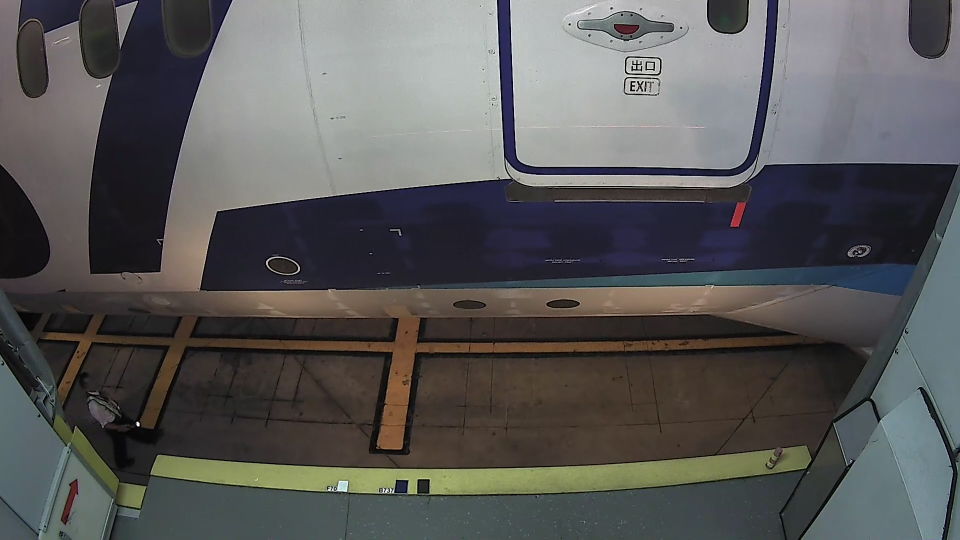
//> input picture local_aerobridge/Source Code/Images/Old Images/ANAB787/000190.png, 1920 x 1080 px (shown at 1/2 size)
$ ./main '../../Images/Old Images/ANAB787/000187.png' '../../Images/Old Images/ANAB787/000190.png'   (built with g++ and OpenCV 4)
//> lines starting //> are read from the running program, lines starting //| are printed output that depends on the picture; after the words box and inside, x2 and y2 are one past the last pixel; in counts of white or black regions, pixels touching at a corner belong together; pictures that were not available may be replaced by others from this repository, and a replacement may not be noted
/*
straight arrow detect in airplane door
author: Cheng Yupeng (Neil)
version: 3rd
describe: detect the big banded arrow, and mark the five points which build up the arrow
*/

#include<opencv2/core/core.hpp>
#include<opencv2/highgui/highgui.hpp>
#include<opencv2/imgproc/imgproc.hpp>
#include<opencv2/ml/ml.hpp>

#include<fstream>
#include<iostream>
#include<vector>
#include <stdlib.h>
#include<dirent.h>
#include<string.h>
#include<math.h>
#include<Windows.h>
#include<Winbase.h>
#include<TCHAR.h>

using namespace cv;
using namespace std;

static Mat src; Mat src_gray;
static float n,m,ratio;             //前两点和高度之比
static float a,b,ratio_shape;       //长宽之比
static float c,d,ratio_shape_h;
static float e,f,ratio_shape_best;
static int best=0;
static int muchpoly;

static vector<Point> model;
static int template_number=0;
static int matched=0;

string read_value(string section, string key, string config_path)
{
	char read_value[100];
	DWORD len = 100;

	char section_char[100],key_char[100],config_path_char[100];
	strcpy(section_char, section.c_str());
	strcpy(key_char, key.c_str());
	strcpy(config_path_char, config_path.c_str());
	GetPrivateProfileString(TEXT(section_char), TEXT(key_char),TEXT("Not Found"),read_value,len,TEXT(config_path_char));

	return read_value;
}

string GetFilename (const string& str)
{
  size_t found;
  string file;
  found=str.find_last_of("/\\");
  file = str.substr(found+1);
  return file;
}

string GetFoldername (const string& str)
{
	size_t found;
	string folder;
	found=str.find_last_of("/\\");
	folder = str.substr(0,found);
	return folder;
}

static float Angle(Point cen, Point first, Point second)
{
    float dx1=0, dx2=0, dy1=0, dy2=0;
    float angle=0;

    dx1 = first.x - cen.x;
	//dx1=fabs(dx1);
    dy1 = first.y - cen.y;
   // dy1=fabs(dy1);
    dx2 = second.x - cen.x;
   // dx2=fabs(dx2);
    dy2 = second.y - cen.y;
   // dy2=fabs(dy2);
    float c = (float)sqrt(dx1 * dx1 + dy1 * dy1) * (float)sqrt(dx2 * dx2 + dy2 * dy2);

    if (c == 0) return -1;

    angle = (float)acos((dx1 * dx2 + dy1 * dy2) / c);


    return angle;
}


int main(int argc,char *argv[])
{
	cout<<"************************Detect Curved Arrow*************************"<<endl;
	 IplImage *desimg,*srcimg;
	 string config_path = argv[1];//"C:\\Config\\Config.ini";
	 string path = argv[2];
	 string dirName = GetFoldername(path);//read_value("Aerobridge","dummy",config_path);
	 string flightName = GetFilename(dirName);
	 cout<<flightName<<endl;

	 DIR *dir;
	 dir = opendir(dirName.c_str());
	 string imgName;
	 struct dirent *ent;

	 if (dir != NULL)
	 {
	         while ((ent = readdir (dir)) != NULL)
	         {
	              imgName= GetFilename(path);//ent->d_name;
	              if(imgName.compare(".")!= 0 && imgName.compare("..")!= 0)
	                        {
	                          string aux;
	                          aux.append(dirName);
	                          aux.append("\\");
	                          aux.append(imgName);
	                          //aux.append(orig_path);
	                          cout << aux << endl;
	                          Mat src= imread(aux);
//> src is the input picture: 1080 rows x 1920 cols, CV_8UC3; mean B, G, R 87.9, 87.8, 88.6


	                         //imshow(aux,src);
	                          waitKey(0);

		//build the template

	    string template_arrow_str = read_value("CurvedArrow","template_arrow",config_path);
//> (in read_value, `GetPrivateProfileString(TEXT(section_char), TEXT(key_char),TEXT("Not F..` was passed over: GetPrivateProfileString is not available in this run)
	    cout<<template_arrow_str<<endl;
	    //char rect_file_char[100];
	    //strcpy(rect_file_char, rect_file_str.c_str());

	 	Mat src_T = imread(template_arrow_str);
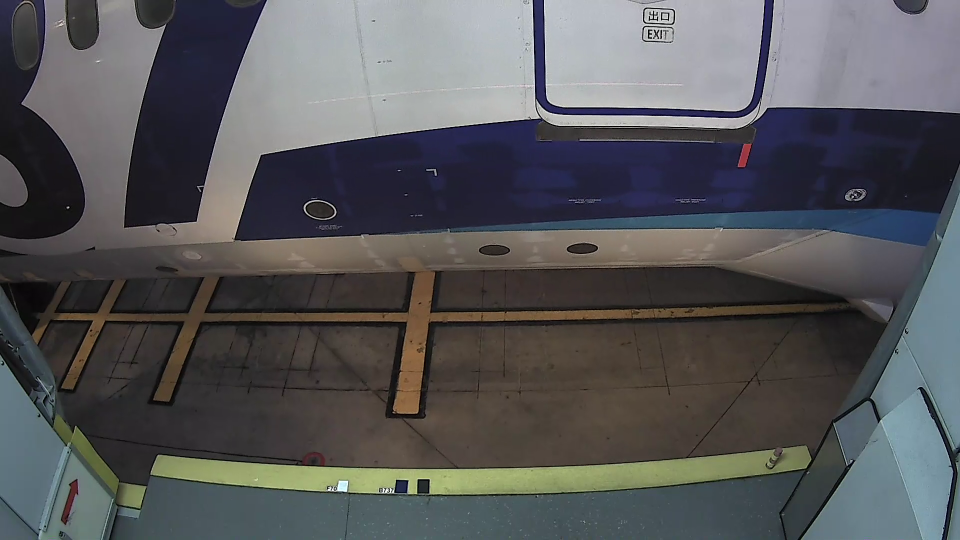
//> input picture local_aerobridge/Source Code/Images/Old Images/ANAB787/000187.png, 1920 x 1080 px, given in place of , which was not available (shown at 1/2 size)
//> src_T is the input picture: 1080 rows x 1920 cols, CV_8UC3; mean B, G, R 88.5, 86.2, 85.8
		Mat gray_T,bw_T;
		Mat src_gray_T;
		GaussianBlur(src_T, src_gray_T, Size(3, 3), 2, 2);
	 	cvtColor(src_gray_T,gray_T,CV_BGR2GRAY);
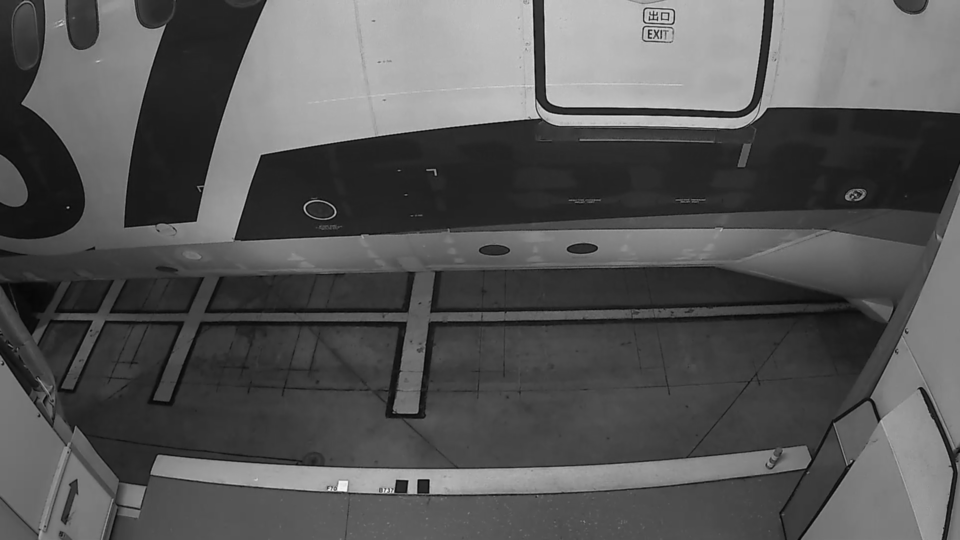
//> gray_T: 1080 rows x 1920 cols, CV_8UC1 (shown at 1/2 size); min 1, max 251, mean 86.3
		Canny(gray_T,bw_T,1200,600,5,true);
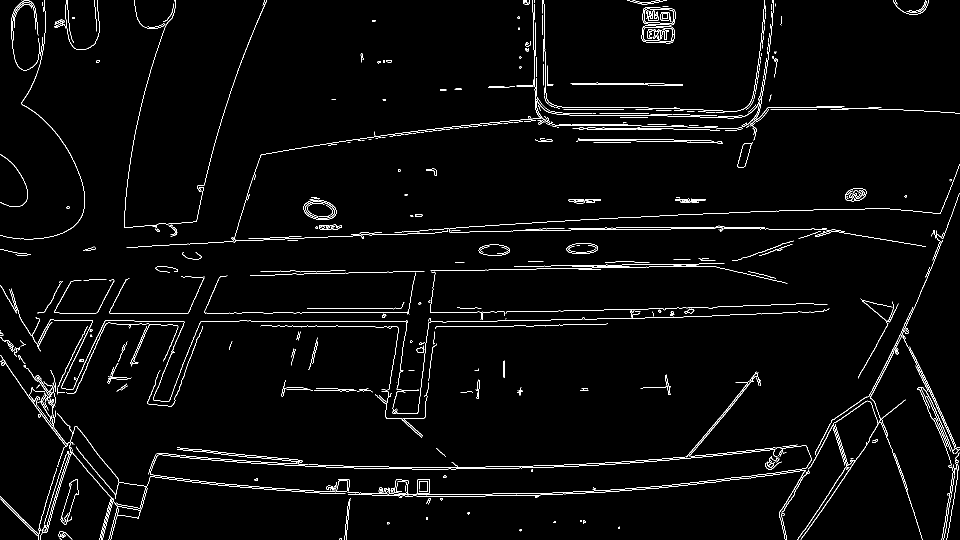
//> bw_T: 1080 rows x 1920 cols, CV_8UC1 (shown at 1/2 size); 2.4% white in thin lines or dots
		vector<vector<Point> > template_handle;
	    vector<Vec4i> hierarchy_T;
		findContours(bw_T.clone(), template_handle,hierarchy_T,CV_RETR_EXTERNAL, CV_CHAIN_APPROX_SIMPLE);
//> template_handle = 494 contours, 411 with area under 20; largest, box (x1, y1, x2, y2) and area: (1285, 14, 1351, 51) 2076, (1283, 51, 1349, 87) 2049, (607, 399, 673, 440) 2022, (695, 958, 860, 990) 1408, (121, 958, 157, 1050) 1244
		//cout<<template_handle.size()<<endl;
		float max=0;
		for (int i=0;i<template_handle.size();i++)
		{
			float area;
			area= contourArea(template_handle[i]);
			if( area > max)
			{
			    max=area;
				template_number=i;
		     }
		}
//> this loop made 494 passes
//> (area, max) on passes 4, 29, 35, 262, 444, 458: (88.5, 88.5), (737, 737), (1408.5, 1408.5), (2022.5, 2022.5), (2049, 2049), (2076, 2076)
//> area on passes 18, 30, 37, 41, 42, 44: 72, 62, 1243.5, 65.5, 61, 101
//> after the loop, max = 2076; template_number = 457
		approxPolyDP(Mat(template_handle[template_number]), model, arcLength(Mat(template_handle[template_number]), true)*0.0095, true);
//> model = 8 Points (x, y): [1287, 17], [1285, 40], [1290, 47], [1342, 50], [1349, 44], [1350, 23], [1347, 18], [1301, 14]

		Mat template_handle_p = Mat::zeros(src_T.rows,src_T.cols, CV_8UC1);
		drawContours(template_handle_p, template_handle,template_number, Scalar(255),2,8,hierarchy_T);
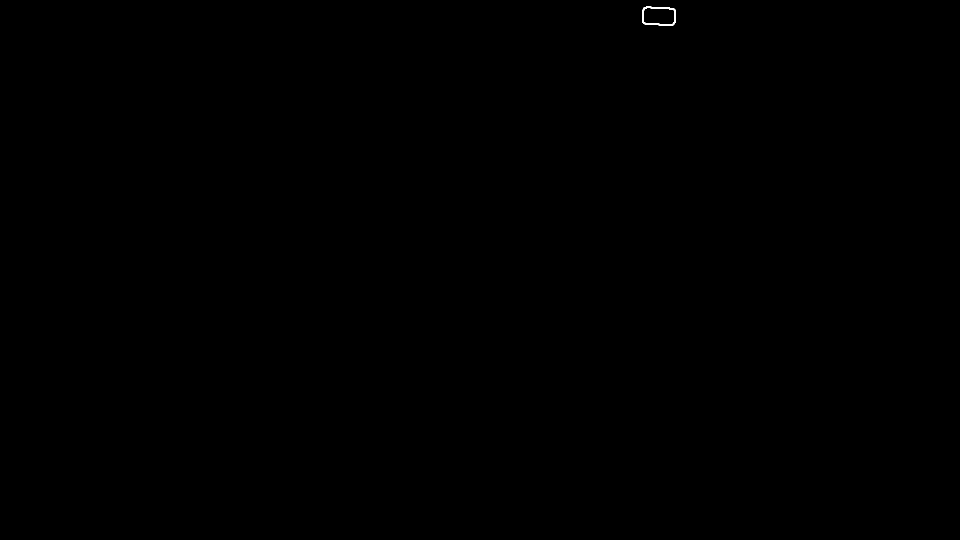
//> template_handle_p: 1080 rows x 1920 cols, CV_8UC1 (shown at 1/2 size); 0.03% white; 1 white region, box (x1, y1, x2, y2) and area: (1284, 13, 1352, 52) 581
		// [11 lines of commented-out code are left out]
		Mat gray,bw;
		GaussianBlur(src, src_gray, cv::Size(9, 9), 2, 2);
	 	cvtColor(src_gray,gray,CV_BGR2GRAY);
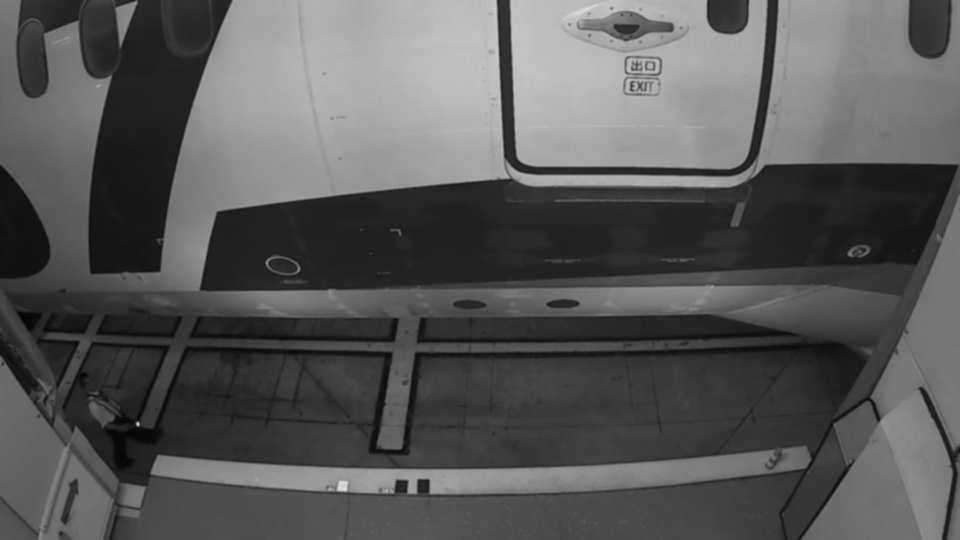
//> gray: 1080 rows x 1920 cols, CV_8UC1 (shown at 1/2 size); min 5, max 223, mean 88.1
		Canny(gray,bw,1200,600,5,true);
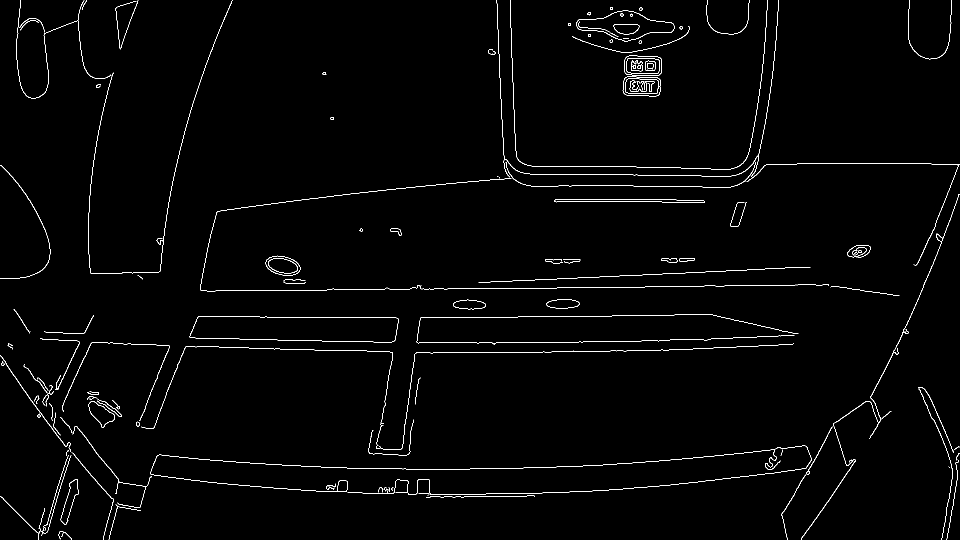
//> bw: 1080 rows x 1920 cols, CV_8UC1 (shown at 1/2 size); 1.4% white in thin lines or dots
	/*	namedWindow("canny",CV_WINDOW_NORMAL);
		imshow("canny",bw);*/

		//close operation
		Mat src_close;
		Size kernalSize (7,7);
	 	Mat element = getStructuringElement (MORPH_ELLIPSE, kernalSize, Point(1,1)  );
	 	morphologyEx( bw, src_close, MORPH_CLOSE, element );
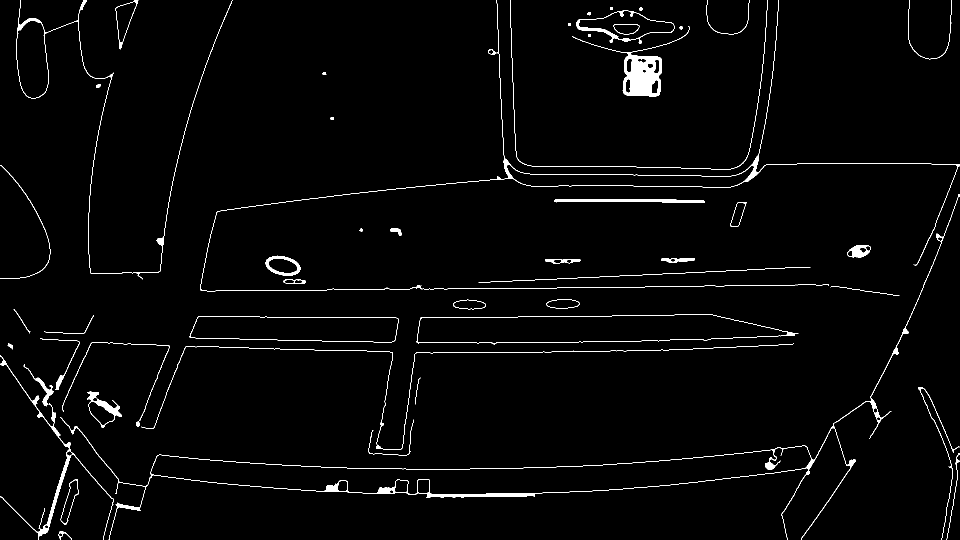
//> src_close: 1080 rows x 1920 cols, CV_8UC1 (shown at 1/2 size); 2% white; 51 white regions
		/*namedWindow("morphology",CV_WINDOW_NORMAL);
		imshow("morphology",src_close);*/

		//find the contours
		vector<vector<Point> > contours;
	    vector<cv::Vec4i> hierarchy;

		findContours(src_close.clone(), contours,hierarchy,CV_RETR_TREE, CV_CHAIN_APPROX_SIMPLE);
//> contours = 92 contours, 4 with area under 20; largest, box (x1, y1, x2, y2) and area: (121, 388, 1920, 1080) 66256, (301, 891, 1623, 989) 60680, (833, 628, 1597, 689) 34178, (834, 628, 1576, 688) 34066, (379, 632, 798, 685) 18692
		//cout<<hierarchy.size()<<endl;

		//show the contours of the input image
		Mat savedGrayMat = Mat::zeros(src.rows,src.cols, CV_8UC1);
		//drawContours(savedGrayMat, contours,-1, Scalar(255),1,8,hierarchy);
		//imshow("contours", savedGrayMat);

		//approximate of the contours,and get the convex
		vector<vector<Point> > POLY;
		vector<vector<Point> > POLY_precise;
		vector<vector<Point> > POLY_rough;
		vector<vector<Point> > POLY_best;
		vector<Point> approx;
		vector<Point> convex_hull;

		//output image
		Mat dst = src.clone();
		for (int i = 0; i < contours.size(); i++)
		{

			approxPolyDP(Mat(contours[i]), approx, arcLength(Mat(contours[i]), true)*0.0095, true);
			POLY.push_back(approx);
			convexHull(approx, convex_hull, true);
	        if (fabs(contourArea(approx)) <2000 || fabs(contourArea(approx))>10000)                                      //将面积太小的轮廓直接跳过  注意continue用法
			continue;

			//calculate the up bounding rectangle
			Rect bound=boundingRect(contours[i]);
			float area_rect,area_approx,difference;
		    area_rect=((bound.br().x-bound.tl().x)*(bound.br().y-bound.tl().y));
			area_approx=fabs(contourArea(contours[i]));
			difference=area_rect-area_approx;
		    // [6 lines of commented-out code are left out]
			 {
				 int k;
				 int m=hierarchy[i][3];

				 if(convex_hull.size() < approx.size() && difference<3*area_approx && difference>0.2*area_approx)
				 {

				              int len;                                          //for this approx
							  len=approx.size();
							  int   *num=new   int[len];
							  int   *nums=new   int[len];

							   for(int   j=0;j<len;j++)
                               {
                                  num[j]=approx.at(j).y;
                                  nums[j]=approx.at(j).x;
                               }
							   sort(num,num+len);              //高度
							   sort(nums,nums+len);             //宽度

							   a=num[len-1]-num[0];
							   b=nums[len-1]-nums[0];
							   ratio_shape=b/a;

							   // [8 lines of commented-out code are left out]

							   if(ratio_shape>2 && ratio_shape<8)
							   {
								  // [5 lines of commented-out code are left out]
								  POLY_rough.push_back(approx);
							   }


				 }
			 }
		}
//> this loop made 92 passes
//> (bound, area_rect, area_approx, difference, m, len, a, b) on passes 7, 78, 79: (Rect(174, 783, 70, 73), 5110, 2314.5, 2795.5, -1, 18, 71, 69), (Rect(1153, 21, 196, 66), 12936, 6664, 6272, -1, 16, 65, 195), (Rect(1157, 21, 192, 60), 11520, 5915, 5605, 77, 18, 58, 191)
//> (bound, area_rect, area_approx, difference, m) on passes 13, 68, 86, 91, 92: (Rect(0, 711, 228, 369), 84132, 1981, 82151, -1), (Rect(1144, 52, 235, 141), 33135, 5746.5, 27388.5, -1), (Rect(1020, 0, 515, 339), 174585, 28.5, 174556.5, -1), (Rect(32, 0, 433, 559), 242047, 8709, 233338, -1), (Rect(32, 41, 66, 156), 10296, 8038.5, 2257.5, 90)
//> after the loop, approx = contour of 10 points, box (x1, y1, x2, y2) (33, 41, 98, 197), area 7888; POLY = 92 contours, 6 with area under 20; largest, box (x1, y1, x2, y2) and area: (301, 909, 1623, 988) 62958, (121, 388, 1920, 1080) 52688, (400, 0, 1920, 580) 33864, (833, 628, 1597, 685) 30406, (834, 628, 1576, 683) 28496; convex_hull has the same summary as approx

		if(POLY_rough.size()>0)
		{
          for(int i=0;i<POLY_rough.size();i++)
							   {


							   //find the most right point of every candidate contour
							   int right_point, right=0, left_point, left=100000;
							   int line_1_r=1, line_1_l=1;
							   int line_2_r=(-1), line_2_l=-1;
							   double right_angle=0;
							   double left_angle=0;
							   for(int j=0;j<POLY_rough[i].size();j++)
							   {
								   if (right<POLY_rough[i].at(j).x)
								   {
									   right=POLY_rough[i].at(j).x;
									   right_point=j;
								   }
								   if (left>POLY_rough[i].at(j).x)
								   {
									   left=POLY_rough[i].at(j).x;
									   left_point=j;
								   }
							   }
							   if(right_point==POLY_rough[i].size()) line_1_r=-POLY_rough[i].size()+1;
							   if(right_point==0) line_2_r=POLY_rough[i].size()-1;

							   if(left_point==POLY_rough[i].size()) line_1_l=-POLY_rough[i].size()+1;
							   if(left_point==0) line_2_l=POLY_rough[i].size()-1;

							   // [11 lines of commented-out code are left out]

							   right_angle=Angle(POLY_rough[i].at(right_point),POLY_rough[i].at(right_point+line_1_r),POLY_rough[i].at(right_point+line_2_r));
							   right_angle=right_angle*180/3.14;
							   if (right_angle<70 && right_angle>30)
								   POLY_precise.push_back(POLY_rough[i]);

							  }
//> this loop made 2 passes
//> (right, right_point, left, left_point, line_2_l, dx1 in Angle, dy1 in Angle, dx2 in Angle) on passes 1 to 2: (1348, 12, 1153, 0, 15, -5, -12, -5), (1348, 11, 1157, 0, 17, -7, 7, -6)
//> after the loop, POLY_precise = 0 contours

		}


		double comparing;
		double min=20;
		 for(int j=0;j<POLY_precise.size();j++)
		 {
			       // [21 lines of commented-out code are left out]

			   comparing = matchShapes(model, POLY_rough[j],3, 0.0);
			  if ( comparing != 0 && comparing<min)
			  {
				  min=comparing;
				  best=j;
			  }
		//	 POLY_best.push_back(POLY_rough[best]);
		 }
//> this loop made 0 passes
//> after the loop, min = 20; best = 0


		 //find the five point in the banded arrow
		 //find the five points
	if(POLY_precise.size()!=0)
	{
		vector<Moments> mu(1);
		vector<Point2f> mc(1);
		// compute the central momment
        mu[0] = moments( POLY_precise[best], false );
        mc[0] = Point2f( mu[0].m10/mu[0].m00 , mu[0].m01/mu[0].m00 );
	    circle( dst, mc[0], 8, Scalar(0,0,255), -1, 8, 0 );


	   int right_point, right=0,left_point, left=100000;
	   for(int j=0;j<POLY_precise[best].size();j++)
		{

		   if (right<POLY_precise[best].at(j).x)
		  {
			   right=POLY_precise[best].at(j).x;
			   right_point=j;
		   }
			if (left>POLY_precise[best].at(j).x)
		  {
			   left=POLY_precise[best].at(j).x;
		       left_point=j;
		   }
		}
    	circle( dst, POLY_precise[best].at(right_point), 8, Scalar(0,0,255), -1, 8, 0 );
		circle( dst, POLY_precise[best].at(left_point),8, Scalar(0,0,255), -1, 8, 0 );

		float distance_1,distance_2,length;
		int line_1_r=1,line_2_r=(-1);
		int middle_1, middle_2;
		int trangle_1,trangle_2;
		if(right_point==POLY_precise[best].size())  line_1_r=-POLY_precise[best].size()+1;
		middle_1= right_point+line_1_r;
		if(right_point==0) line_2_r=POLY_precise[best].size()-1;
		middle_2 = right_point+line_2_r;

		distance_1=sqrt(pow((POLY_precise[best].at(right_point).x-POLY_precise[best].at(middle_1).x),2)+pow((POLY_precise[best].at(right_point).y-POLY_precise[best].at(middle_1).y),2));
		distance_2=sqrt(pow((POLY_precise[best].at(right_point).x-POLY_precise[best].at(middle_2).x),2)+pow((POLY_precise[best].at(right_point).y-POLY_precise[best].at(middle_2).y),2));
		length=arcLength(POLY_precise[best],true);

		// [13 lines of commented-out code are left out]
		while(distance_1<0.05*length)
		{
			line_1_r=1;
			if(middle_1==POLY_precise[best].size())  line_1_r=-POLY_precise[best].size()+1;
		    trangle_1= middle_1+line_1_r;
			distance_1=sqrt(pow((POLY_precise[best].at(right_point).x-POLY_precise[best].at(trangle_1).x),2)+pow((POLY_precise[best].at(right_point).y-POLY_precise[best].at(trangle_1).y),2));
			middle_1=trangle_1;
		}
		trangle_1=middle_1;
		while(distance_2<0.05*length)
		{
			line_2_r=-1;
			if(middle_2==0) line_2_r=POLY_precise[best].size()-1;
		    trangle_2 = middle_2+line_2_r;
			distance_2=sqrt(pow((POLY_precise[best].at(right_point).x-POLY_precise[best].at(trangle_2).x),2)+pow((POLY_precise[best].at(right_point).y-POLY_precise[best].at(trangle_2).y),2));
			middle_2=trangle_2;
		}
		trangle_2=middle_2;

		circle( dst, POLY_precise[best].at(trangle_1), 8, Scalar(0,0,255), -1, 8, 0 );
		circle( dst, POLY_precise[best].at(trangle_2), 8, Scalar(0,0,255), -1, 8, 0 );

		string mycout_str = read_value("CurvedArrow","log_file",config_path);
		char mycout_char[100];
		strcpy(mycout_char, mycout_str.c_str());
		ofstream mycout(TEXT(mycout_char),ios::app);

		// [13 lines of commented-out code are left out]

		mycout<<flightName<<";"<<imgName<<";"<<"1";
		mycout<<";"<<POLY_precise[best].at(trangle_1);
		mycout<<";"<<POLY_precise[best].at(right_point);
		mycout<<";"<<POLY_precise[best].at(trangle_2);
		mycout<<";"<<mc[0];
		mycout<<";"<<POLY_precise[best].at(left_point)<<endl;
		cout<<"1"<<endl;
		return 1;
	}

	if(POLY_precise.size()==0)
	{
		string mycout_str = read_value("CurvedArrow","log_file",config_path);
		char mycout_char[100];
		strcpy(mycout_char, mycout_str.c_str());
		ofstream mycout(TEXT(mycout_char),ios::app);

		cout<<"0"<<endl;
		mycout<<flightName<<";"<<imgName<<";"<<"0"<<endl;
		return 0;
//> (the program exits here)
